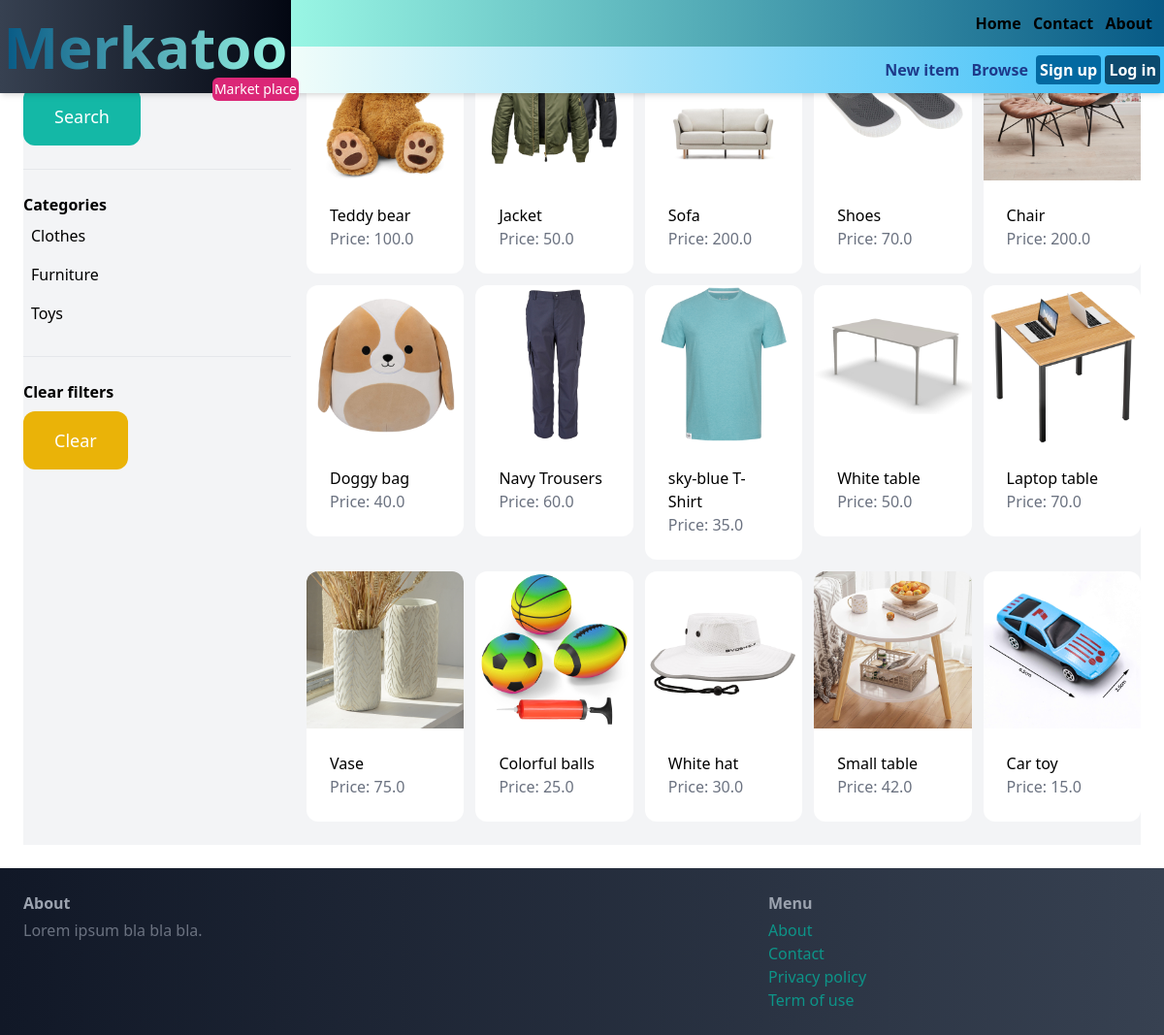
The app's page /items/ with its own data.
### item/models.py (models this page shows, shortened)
class Category(models.Model):
    name = models.CharField(max_length=255)
    class Meta:
        ordering = ('name',)
        verbose_name_plural = 'Categories'

class Item(models.Model):
     category = models.ForeignKey(Category, related_name='items', on_delete=models.CASCADE)
     name = models.CharField(max_length=255)
     description = models.TextField(blank=True, null=True)
     price = models.FloatField()
     image = models.ImageField(upload_to='item_images', blank=True, null=True)
     is_sold = models.BooleanField(default=False)
     created_by = models.ForeignKey(User, related_name='items', on_delete=models.CASCADE)
     created_at = models.DateTimeField(auto_now_add=True)

### item/views.py (the view)
# urls.py: path('', views.items, name='items'),
def items(request):
    query = request.GET.get('query', '')
    category_id = request.GET.get('category', 0)
    categories = Category.objects.all()
    items = Item.objects.filter(is_sold=False)
    if category_id:
        items = items.filter(category_id=category_id)
    if query:
        items = items.filter(Q(name__icontains=query) | Q(description__icontains=query))
    return render(request, 'item/items.html', {
        'items': items,
        'query': query,
        'categories': categories,
        'category_id': int(category_id)
    })

### item/templates/item/items.html (shortened to what this page needs)
{% extends 'core/base.html' %}
{% block content %}
    <div class="pb-6 grid grid-cols-4 gap-4 bg-gray-100">
        <div class="col-span-1">
            <form method="get" action="{% url 'item:items' %}">
                <input name="query" class="w-full py-4 px-6 border rounded-xl" type="text" value="{{ query }}" placeholder="Find a bike, a chair or car...">
                <button class="mt-2 py-4 px-8 text-lg bg-teal-500 text-white rounded-xl">Search</button>
            </form>
            <hr class="my-6">
            <p class="font-semibold">Categories</p>
            <ul>
                {% for category in categories %}
                    <li class="py-2 px-2 rounded-xl{% if category.id == category_id %} bg-gray-200{% endif %}">
                        <a href="{% url 'item:items' %}?query={{ query }}&category={{ category.id }}">{{ category.name }}</a>
                    </li>
                {% endfor %}
            </ul>
            <hr class="my-6">
            <p class="font-semibold">Clear filters</p>
            <ul>
                <li><a href="{% url 'item:items' %}" class="mt-2 py-4 px-8 inline-block bg-yellow-500 text-lg rounded-xl text-white">Clear</a>
        </div>
        <div class="col-span-3">
            <div class="grid grid-cols-5 gap-3">
                {% for item in items %}
                    <div>
                        <a href="{% url 'item:detail' item.id %}">
                            <div>
                                <img src="{{ item.image.url }}" class="rounded-t-xl">
                            </div>
                            <div class="p-6 bg-white rounded-b-xl">
                                <h2 class="text">{{ item.name }}</h2>
                                <p class="text-gray-500">Price: {{ item.price }}</p>
                            </div>
                        </a>
                    </div>
                {% endfor %}
            </div>
        </div>
    </div>
{% endblock %}

### records on screen
Category: name "Clothes"
Category: name "Furniture"
Category: name "Toys"
Item: image (picture), name "Teddy bear", price "100.0"
Item: image (picture), name "Jacket", price "50.0"
Item: image (picture), name "Sofa", price "200.0"
Item: image (picture), name "Shoes", price "70.0"
Item: image (picture), name "Chair", price "200.0"
Item: image (picture), name "Doggy bag", price "40.0"
Item: image (picture), name "Navy Trousers", price "60.0"
Item: image (picture), name "sky-blue T-Shirt", price "35.0"
Item: image (picture), name "White table", price "50.0"
Item: image (picture), name "Laptop table", price "70.0"
Item: image (picture), name "Vase", price "75.0"
Item: image (picture), name "Colorful balls", price "25.0"
Item: image (picture), name "White hat", price "30.0"
Item: image (picture), name "Small table", price "42.0"
Item: image (picture), name "Car toy", price "15.0"
